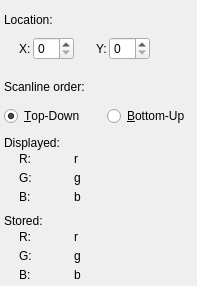
<ui version="4.0" >
 <class>Dialog</class>
 <widget class="QDialog" name="Dialog" >
  <property name="geometry" >
   <rect>
    <x>0</x>
    <y>0</y>
    <width>197</width>
    <height>286</height>
   </rect>
  </property>
  <property name="windowTitle" >
   <string>Pixel Information</string>
  </property>
  <layout class="QVBoxLayout" >
   <property name="spacing" >
    <number>10</number>
   </property>
   <property name="leftMargin" >
    <number>4</number>
   </property>
   <property name="topMargin" >
    <number>4</number>
   </property>
   <property name="rightMargin" >
    <number>4</number>
   </property>
   <property name="bottomMargin" >
    <number>4</number>
   </property>
   <item>
    <layout class="QVBoxLayout" >
     <property name="spacing" >
      <number>2</number>
     </property>
     <item>
      <widget class="QLabel" name="label_3" >
       <property name="text" >
        <string>Location:</string>
       </property>
      </widget>
     </item>
     <item>
      <layout class="QHBoxLayout" >
       <item>
        <spacer>
         <property name="orientation" >
          <enum>Qt::Horizontal</enum>
         </property>
         <property name="sizeType" >
          <enum>QSizePolicy::Fixed</enum>
         </property>
         <property name="sizeHint" >
          <size>
           <width>15</width>
           <height>5</height>
          </size>
         </property>
        </spacer>
       </item>
       <item>
        <widget class="QLabel" name="label_4" >
         <property name="text" >
          <string>X:</string>
         </property>
         <property name="buddy" >
          <cstring>xSpin</cstring>
         </property>
        </widget>
       </item>
       <item>
        <widget class="QSpinBox" name="xSpin" >
         <property name="buttonSymbols" >
          <enum>QAbstractSpinBox::UpDownArrows</enum>
         </property>
         <property name="correctionMode" >
          <enum>QAbstractSpinBox::CorrectToNearestValue</enum>
         </property>
         <property name="keyboardTracking" >
          <bool>false</bool>
         </property>
        </widget>
       </item>
       <item>
        <spacer>
         <property name="orientation" >
          <enum>Qt::Horizontal</enum>
         </property>
         <property name="sizeType" >
          <enum>QSizePolicy::Fixed</enum>
         </property>
         <property name="sizeHint" >
          <size>
           <width>20</width>
           <height>20</height>
          </size>
         </property>
        </spacer>
       </item>
       <item>
        <widget class="QLabel" name="label_5" >
         <property name="text" >
          <string>Y:</string>
         </property>
         <property name="buddy" >
          <cstring>ySpin</cstring>
         </property>
        </widget>
       </item>
       <item>
        <widget class="QSpinBox" name="ySpin" >
         <property name="correctionMode" >
          <enum>QAbstractSpinBox::CorrectToNearestValue</enum>
         </property>
         <property name="keyboardTracking" >
          <bool>false</bool>
         </property>
        </widget>
       </item>
       <item>
        <spacer>
         <property name="orientation" >
          <enum>Qt::Horizontal</enum>
         </property>
         <property name="sizeHint" >
          <size>
           <width>40</width>
           <height>20</height>
          </size>
         </property>
        </spacer>
       </item>
      </layout>
     </item>
    </layout>
   </item>
   <item>
    <layout class="QVBoxLayout" >
     <property name="spacing" >
      <number>2</number>
     </property>
     <item>
      <widget class="QLabel" name="label_20" >
       <property name="text" >
        <string>Scanline order:</string>
       </property>
      </widget>
     </item>
     <item>
      <layout class="QHBoxLayout" >
       <item>
        <widget class="QRadioButton" name="topDownRadio" >
         <property name="text" >
          <string>&amp;Top-Down</string>
         </property>
         <property name="checked" >
          <bool>true</bool>
         </property>
        </widget>
       </item>
       <item>
        <spacer>
         <property name="orientation" >
          <enum>Qt::Horizontal</enum>
         </property>
         <property name="sizeType" >
          <enum>QSizePolicy::Maximum</enum>
         </property>
         <property name="sizeHint" >
          <size>
           <width>60</width>
           <height>20</height>
          </size>
         </property>
        </spacer>
       </item>
       <item>
        <widget class="QRadioButton" name="bottomUpRadio" >
         <property name="text" >
          <string>&amp;Bottom-Up</string>
         </property>
         <property name="checked" >
          <bool>false</bool>
         </property>
        </widget>
       </item>
       <item>
        <spacer>
         <property name="orientation" >
          <enum>Qt::Horizontal</enum>
         </property>
         <property name="sizeHint" >
          <size>
           <width>40</width>
           <height>20</height>
          </size>
         </property>
        </spacer>
       </item>
      </layout>
     </item>
    </layout>
   </item>
   <item>
    <layout class="QVBoxLayout" >
     <property name="spacing" >
      <number>2</number>
     </property>
     <item>
      <widget class="QLabel" name="label_6" >
       <property name="text" >
        <string>Displayed:</string>
       </property>
      </widget>
     </item>
     <item>
      <layout class="QGridLayout" >
       <property name="horizontalSpacing" >
        <number>2</number>
       </property>
       <property name="verticalSpacing" >
        <number>2</number>
       </property>
       <item row="0" column="1" >
        <widget class="QLabel" name="label_7" >
         <property name="text" >
          <string>R:</string>
         </property>
        </widget>
       </item>
       <item row="0" column="3" >
        <widget class="QLabel" name="rDispLabel" >
         <property name="text" >
          <string>r</string>
         </property>
        </widget>
       </item>
       <item row="1" column="1" >
        <widget class="QLabel" name="label_8" >
         <property name="text" >
          <string>G:</string>
         </property>
        </widget>
       </item>
       <item row="1" column="3" >
        <widget class="QLabel" name="gDispLabel" >
         <property name="text" >
          <string>g</string>
         </property>
        </widget>
       </item>
       <item row="2" column="1" >
        <widget class="QLabel" name="label_9" >
         <property name="text" >
          <string>B:</string>
         </property>
        </widget>
       </item>
       <item row="2" column="3" >
        <widget class="QLabel" name="bDispLabel" >
         <property name="text" >
          <string>b</string>
         </property>
        </widget>
       </item>
       <item row="1" column="0" >
        <spacer>
         <property name="orientation" >
          <enum>Qt::Horizontal</enum>
         </property>
         <property name="sizeType" >
          <enum>QSizePolicy::Fixed</enum>
         </property>
         <property name="sizeHint" >
          <size>
           <width>15</width>
           <height>5</height>
          </size>
         </property>
        </spacer>
       </item>
       <item row="1" column="2" >
        <spacer>
         <property name="orientation" >
          <enum>Qt::Horizontal</enum>
         </property>
         <property name="sizeType" >
          <enum>QSizePolicy::Minimum</enum>
         </property>
         <property name="sizeHint" >
          <size>
           <width>40</width>
           <height>20</height>
          </size>
         </property>
        </spacer>
       </item>
       <item row="1" column="4" >
        <spacer>
         <property name="orientation" >
          <enum>Qt::Horizontal</enum>
         </property>
         <property name="sizeHint" >
          <size>
           <width>40</width>
           <height>20</height>
          </size>
         </property>
        </spacer>
       </item>
      </layout>
     </item>
    </layout>
   </item>
   <item>
    <layout class="QVBoxLayout" >
     <property name="spacing" >
      <number>2</number>
     </property>
     <item>
      <widget class="QLabel" name="label_13" >
       <property name="text" >
        <string>Stored:</string>
       </property>
      </widget>
     </item>
     <item>
      <layout class="QGridLayout" >
       <property name="horizontalSpacing" >
        <number>2</number>
       </property>
       <property name="verticalSpacing" >
        <number>2</number>
       </property>
       <item row="0" column="1" >
        <widget class="QLabel" name="label_19" >
         <property name="text" >
          <string>R:</string>
         </property>
        </widget>
       </item>
       <item row="0" column="3" >
        <widget class="QLabel" name="rLabel" >
         <property name="text" >
          <string>r</string>
         </property>
        </widget>
       </item>
       <item row="1" column="1" >
        <widget class="QLabel" name="label_17" >
         <property name="text" >
          <string>G:</string>
         </property>
        </widget>
       </item>
       <item row="1" column="3" >
        <widget class="QLabel" name="gLabel" >
         <property name="text" >
          <string>g</string>
         </property>
        </widget>
       </item>
       <item row="2" column="1" >
        <widget class="QLabel" name="label_14" >
         <property name="text" >
          <string>B:</string>
         </property>
        </widget>
       </item>
       <item row="2" column="3" >
        <widget class="QLabel" name="bLabel" >
         <property name="text" >
          <string>b</string>
         </property>
        </widget>
       </item>
       <item row="1" column="0" >
        <spacer>
         <property name="orientation" >
          <enum>Qt::Horizontal</enum>
         </property>
         <property name="sizeType" >
          <enum>QSizePolicy::Fixed</enum>
         </property>
         <property name="sizeHint" >
          <size>
           <width>15</width>
           <height>5</height>
          </size>
         </property>
        </spacer>
       </item>
       <item row="1" column="2" >
        <spacer>
         <property name="orientation" >
          <enum>Qt::Horizontal</enum>
         </property>
         <property name="sizeType" >
          <enum>QSizePolicy::Minimum</enum>
         </property>
         <property name="sizeHint" >
          <size>
           <width>40</width>
           <height>20</height>
          </size>
         </property>
        </spacer>
       </item>
       <item row="1" column="4" >
        <spacer>
         <property name="orientation" >
          <enum>Qt::Horizontal</enum>
         </property>
         <property name="sizeHint" >
          <size>
           <width>40</width>
           <height>20</height>
          </size>
         </property>
        </spacer>
       </item>
      </layout>
     </item>
    </layout>
   </item>
  </layout>
 </widget>
 <resources/>
 <connections/>
</ui>
